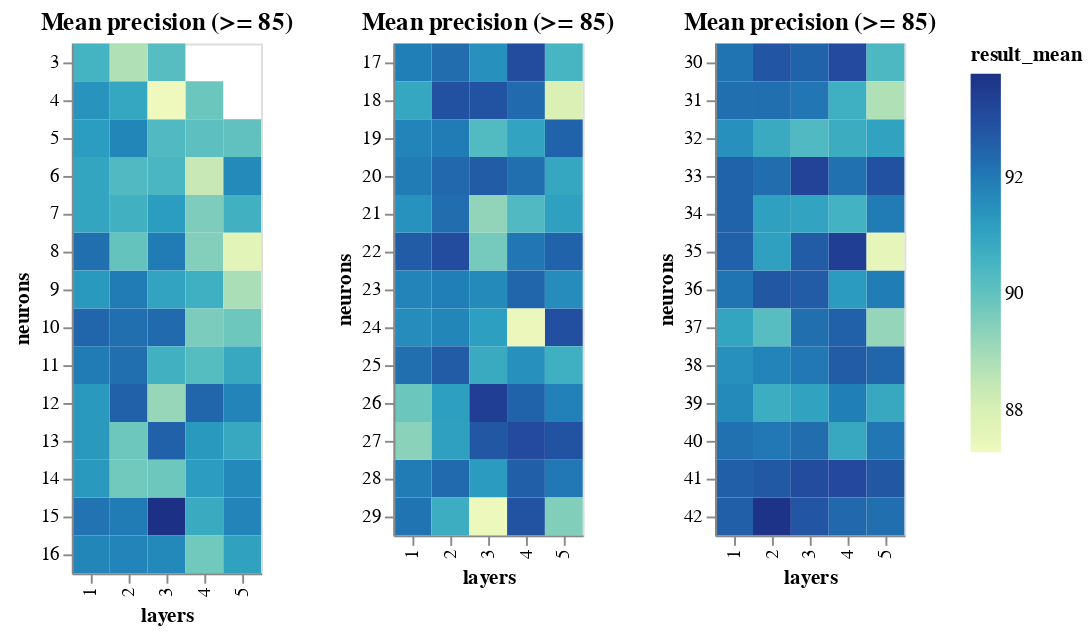

Source (notebook cell):
### Code cell
range_neurons_result_df = neurons_result_df[
    neurons_result_df.result_mean >= DETAILED_VIEW_TRESHOLD
]

binified_neurons_heatmap(
    f"Mean precision (>= {DETAILED_VIEW_TRESHOLD})", range_neurons_result_df
)

### Figure 1 — Vega-Lite specification as saved in the notebook (floating-point values rounded to 4 significant figures)
{"config": {"view": {"continuousWidth": 400, "continuousHeight": 300}}, "hconcat": [{"data": {"name": "data-587c836bb2d334ae52bee512703676b2"}, "mark": "rect", "encoding": {"color": {"type": "quantitative", "field": "result_mean"}, "tooltip": [{"type": "quantitative", "field": "result_mean"}, {"type": "quantitative", "field": "result_std"}, {"type": "quantitative", "field": "neurons"}, {"type": "quantitative", "field": "layers"}], "x": {"type": "ordinal", "field": "layers"}, "y": {"type": "ordinal", "field": "neurons"}}, "selection": {"selector004": {"type": "interval", "bind": "scales", "encodings": ["x", "y"]}}, "title": "Mean precision (>= 85)"}, {"data": {"name": "data-3a808ffb327b01ecc71ba497906374bc"}, "mark": "rect", "encoding": {"color": {"type": "quantitative", "field": "result_mean"}, "tooltip": [{"type": "quantitative", "field": "result_mean"}, {"type": "quantitative", "field": "result_std"}, {"type": "quantitative", "field": "neurons"}, {"type": "quantitative", "field": "layers"}], "x": {"type": "ordinal", "field": "layers"}, "y": {"type": "ordinal", "field": "neurons"}}, "selection": {"selector005": {"type": "interval", "bind": "scales", "encodings": ["x", "y"]}}, "title": "Mean precision (>= 85)"}, {"data": {"name": "data-8b6b384b3cbf9de6ebc6166669bf2091"}, "mark": "rect", "encoding": {"color": {"type": "quantitative", "field": "result_mean"}, "tooltip": [{"type": "quantitative", "field": "result_mean"}, {"type": "quantitative", "field": "result_std"}, {"type": "quantitative", "field": "neurons"}, {"type": "quantitative", "field": "layers"}], "x": {"type": "ordinal", "field": "layers"}, "y": {"type": "ordinal", "field": "neurons"}}, "selection": {"selector006": {"type": "interval", "bind": "scales", "encodings": ["x", "y"]}}, "title": "Mean precision (>= 85)"}], "$schema": "https://vega.github.io/schema/vega-lite/v4.8.1.json", "datasets": {"data-587c836bb2d334ae52bee512703676b2": [{"neurons": 15, "layers": 3, "epochs": 110, "learning_rate": 0.1039, "momentum": 0.2117, "result_mean": 93.78, "result_std": 1.204}, {"neurons": 12, "layers": 2, "epochs": 110, "learning_rate": 0.1039, "momentum": 0.2117, "result_mean": 92.52, "result_std": 1.73}, {"neurons": 13, "layers": 3, "epochs": 110, "learning_rate": 0.1039, "momentum": 0.2117, "result_mean": 92.52, "result_std": 1.456}, {"neurons": 10, "layers": 1, "epochs": 110, "learning_rate": 0.1039, "momentum": 0.2117, "result_mean": 92.42, "result_std": 1.514}, {"neurons": 12, "layers": 4, "epochs": 110, "learning_rate": 0.1039, "momentum": 0.2117, "result_mean": 92.42, "result_std": 1.523}, {"neurons": 10, "layers": 3, "epochs": 110, "learning_rate": 0.1039, "momentum": 0.2117, "result_mean": 92.33, "result_std": 1.434}, {"neurons": 8, "layers": 1, "epochs": 110, "learning_rate": 0.1039, "momentum": 0.2117, "result_mean": 92.23, "result_std": 1.263}, {"neurons": 11, "layers": 2, "epochs": 110, "learning_rate": 0.1039, "momentum": 0.2117, "result_mean": 92.23, "result_std": 1.31}, {"neurons": 10, "layers": 2, "epochs": 110, "learning_rate": 0.1039, "momentum": 0.2117, "result_mean": 92.23, "result_std": 1.917}, {"neurons": 15, "layers": 1, "epochs": 110, "learning_rate": 0.1039, "momentum": 0.2117, "result_mean": 92.13, "result_std": 1.544}, {"neurons": 15, "layers": 2, "epochs": 110, "learning_rate": 0.1039, "momentum": 0.2117, "result_mean": 91.99, "result_std": 1.657}, {"neurons": 8, "layers": 3, "epochs": 110, "learning_rate": 0.1039, "momentum": 0.2117, "result_mean": 91.99, "result_std": 1.701}, {"neurons": 11, "layers": 1, "epochs": 110, "learning_rate": 0.1039, "momentum": 0.2117, "result_mean": 91.99, "result_std": 1.638}, {"neurons": 9, "layers": 2, "epochs": 110, "learning_rate": 0.1039, "momentum": 0.2117, "result_mean": 91.99, "result_std": 1.065}, {"neurons": 15, "layers": 5, "epochs": 110, "learning_rate": 0.1039, "momentum": 0.2117, "result_mean": 91.79, "result_std": 2.343}, {"neurons": 16, "layers": 2, "epochs": 110, "learning_rate": 0.1039, "momentum": 0.2117, "result_mean": 91.79, "result_std": 1.219}, {"neurons": 12, "layers": 5, "epochs": 110, "learning_rate": 0.1039, "momentum": 0.2117, "result_mean": 91.79, "result_std": 1.683}, {"neurons": 16, "layers": 1, "epochs": 110, "learning_rate": 0.1039, "momentum": 0.2117, "result_mean": 91.74, "result_std": 1.391}, {"neurons": 5, "layers": 2, "epochs": 110, "learning_rate": 0.1039, "momentum": 0.2117, "result_mean": 91.74, "result_std": 1.331}, {"neurons": 16, "layers": 3, "epochs": 110, "learning_rate": 0.1039, "momentum": 0.2117, "result_mean": 91.7, "result_std": 2.083}, {"neurons": 14, "layers": 5, "epochs": 110, "learning_rate": 0.1039, "momentum": 0.2117, "result_mean": 91.7, "result_std": 1.391}, {"neurons": 6, "layers": 5, "epochs": 110, "learning_rate": 0.1039, "momentum": 0.2117, "result_mean": 91.65, "result_std": 2.056}, {"neurons": 4, "layers": 1, "epochs": 110, "learning_rate": 0.1039, "momentum": 0.2117, "result_mean": 91.4, "result_std": 1.765}, {"neurons": 13, "layers": 1, "epochs": 110, "learning_rate": 0.1039, "momentum": 0.2117, "result_mean": 91.31, "result_std": 1.416}, {"neurons": 12, "layers": 1, "epochs": 110, "learning_rate": 0.1039, "momentum": 0.2117, "result_mean": 91.31, "result_std": 2.161}, {"neurons": 13, "layers": 4, "epochs": 110, "learning_rate": 0.1039, "momentum": 0.2117, "result_mean": 91.31, "result_std": 2.21}, {"neurons": 9, "layers": 1, "epochs": 110, "learning_rate": 0.1039, "momentum": 0.2117, "result_mean": 91.31, "result_std": 1.665}, {"neurons": 14, "layers": 1, "epochs": 110, "learning_rate": 0.1039, "momentum": 0.2117, "result_mean": 91.31, "result_std": 1.388}, {"neurons": 7, "layers": 3, "epochs": 110, "learning_rate": 0.1039, "momentum": 0.2117, "result_mean": 91.21, "result_std": 2.489}, {"neurons": 5, "layers": 1, "epochs": 110, "learning_rate": 0.1039, "momentum": 0.2117, "result_mean": 91.21, "result_std": 2.007}, {"neurons": 14, "layers": 4, "epochs": 110, "learning_rate": 0.1039, "momentum": 0.2117, "result_mean": 91.21, "result_std": 2.033}, {"neurons": 16, "layers": 5, "epochs": 110, "learning_rate": 0.1039, "momentum": 0.2117, "result_mean": 91.07, "result_std": 2.539}, {"neurons": 9, "layers": 3, "epochs": 110, "learning_rate": 0.1039, "momentum": 0.2117, "result_mean": 91.02, "result_std": 1.97}, {"neurons": 7, "layers": 1, "epochs": 110, "learning_rate": 0.1039, "momentum": 0.2117, "result_mean": 90.97, "result_std": 1.504}, {"neurons": 6, "layers": 1, "epochs": 110, "learning_rate": 0.1039, "momentum": 0.2117, "result_mean": 90.97, "result_std": 1.294}, {"neurons": 4, "layers": 2, "epochs": 110, "learning_rate": 0.1039, "momentum": 0.2117, "result_mean": 90.92, "result_std": 2.314}, {"neurons": 11, "layers": 5, "epochs": 110, "learning_rate": 0.1039, "momentum": 0.2117, "result_mean": 90.87, "result_std": 2.224}, {"neurons": 13, "layers": 5, "epochs": 110, "learning_rate": 0.1039, "momentum": 0.2117, "result_mean": 90.87, "result_std": 1.489}, {"neurons": 15, "layers": 4, "epochs": 110, "learning_rate": 0.1039, "momentum": 0.2117, "result_mean": 90.82, "result_std": 2.278}, {"neurons": 9, "layers": 4, "epochs": 110, "learning_rate": 0.1039, "momentum": 0.2117, "result_mean": 90.68, "result_std": 3.202}, {"neurons": 11, "layers": 3, "epochs": 110, "learning_rate": 0.1039, "momentum": 0.2117, "result_mean": 90.63, "result_std": 1.702}, {"neurons": 7, "layers": 2, "epochs": 110, "learning_rate": 0.1039, "momentum": 0.2117, "result_mean": 90.63, "result_std": 1.565}, {"neurons": 7, "layers": 5, "epochs": 110, "learning_rate": 0.1039, "momentum": 0.2117, "result_mean": 90.63, "result_std": 1.483}, {"neurons": 3, "layers": 1, "epochs": 110, "learning_rate": 0.1039, "momentum": 0.2117, "result_mean": 90.53, "result_std": 1.334}, {"neurons": 6, "layers": 3, "epochs": 110, "learning_rate": 0.1039, "momentum": 0.2117, "result_mean": 90.43, "result_std": 1.935}, {"neurons": 6, "layers": 2, "epochs": 110, "learning_rate": 0.1039, "momentum": 0.2117, "result_mean": 90.33, "result_std": 1.852}, {"neurons": 5, "layers": 3, "epochs": 110, "learning_rate": 0.1039, "momentum": 0.2117, "result_mean": 90.33, "result_std": 1.492}, {"neurons": 11, "layers": 4, "epochs": 110, "learning_rate": 0.1039, "momentum": 0.2117, "result_mean": 90.24, "result_std": 1.513}, {"neurons": 3, "layers": 3, "epochs": 110, "learning_rate": 0.1039, "momentum": 0.2117, "result_mean": 90.19, "result_std": 2.416}, {"neurons": 5, "layers": 4, "epochs": 110, "learning_rate": 0.1039, "momentum": 0.2117, "result_mean": 90.09, "result_std": 1.371}, {"neurons": 5, "layers": 5, "epochs": 110, "learning_rate": 0.1039, "momentum": 0.2117, "result_mean": 90.04, "result_std": 2.151}, {"neurons": 8, "layers": 2, "epochs": 110, "learning_rate": 0.1039, "momentum": 0.2117, "result_mean": 89.95, "result_std": 1.319}, {"neurons": 4, "layers": 4, "epochs": 110, "learning_rate": 0.1039, "momentum": 0.2117, "result_mean": 89.85, "result_std": 3.883}, {"neurons": 13, "layers": 2, "epochs": 110, "learning_rate": 0.1039, "momentum": 0.2117, "result_mean": 89.8, "result_std": 0.9262}, {"neurons": 10, "layers": 5, "epochs": 110, "learning_rate": 0.1039, "momentum": 0.2117, "result_mean": 89.8, "result_std": 3.107}, {"neurons": 14, "layers": 3, "epochs": 110, "learning_rate": 0.1039, "momentum": 0.2117, "result_mean": 89.8, "result_std": 2.736}, {"neurons": 14, "layers": 2, "epochs": 110, "learning_rate": 0.1039, "momentum": 0.2117, "result_mean": 89.75, "result_std": 7.005}, {"neurons": 16, "layers": 4, "epochs": 110, "learning_rate": 0.1039, "momentum": 0.2117, "result_mean": 89.75, "result_std": 2.207}, {"neurons": 10, "layers": 4, "epochs": 110, "learning_rate": 0.1039, "momentum": 0.2117, "result_mean": 89.6, "result_std": 5.339}, {"neurons": 7, "layers": 4, "epochs": 110, "learning_rate": 0.1039, "momentum": 0.2117, "result_mean": 89.56, "result_std": 2.383}, {"neurons": 8, "layers": 4, "epochs": 110, "learning_rate": 0.1039, "momentum": 0.2117, "result_mean": 89.46, "result_std": 2.388}, {"neurons": 12, "layers": 3, "epochs": 110, "learning_rate": 0.1039, "momentum": 0.2117, "result_mean": 89.17, "result_std": 1.236}, {"neurons": 9, "layers": 5, "epochs": 110, "learning_rate": 0.1039, "momentum": 0.2117, "result_mean": 88.88, "result_std": 5.64}, {"neurons": 3, "layers": 2, "epochs": 110, "learning_rate": 0.1039, "momentum": 0.2117, "result_mean": 88.78, "result_std": 1.18}, {"neurons": 6, "layers": 4, "epochs": 110, "learning_rate": 0.1039, "momentum": 0.2117, "result_mean": 88.34, "result_std": 3.232}, {"neurons": 8, "layers": 5, "epochs": 110, "learning_rate": 0.1039, "momentum": 0.2117, "result_mean": 87.71, "result_std": 3.241}, {"neurons": 4, "layers": 3, "epochs": 110, "learning_rate": 0.1039, "momentum": 0.2117, "result_mean": 87.27, "result_std": 2.727}], "data-3a808ffb327b01ecc71ba497906374bc": [{"neurons": 26, "layers": 3, "epochs": 110, "learning_rate": 0.1039, "momentum": 0.2117, "result_mean": 93.39, "result_std": 1.615}, {"neurons": 27, "layers": 4, "epochs": 110, "learning_rate": 0.1039, "momentum": 0.2117, "result_mean": 93.06, "result_std": 1.968}, {"neurons": 22, "layers": 2, "epochs": 110, "learning_rate": 0.1039, "momentum": 0.2117, "result_mean": 93.01, "result_std": 1.669}, {"neurons": 17, "layers": 4, "epochs": 110, "learning_rate": 0.1039, "momentum": 0.2117, "result_mean": 93.01, "result_std": 2.336}, {"neurons": 24, "layers": 5, "epochs": 110, "learning_rate": 0.1039, "momentum": 0.2117, "result_mean": 92.96, "result_std": 1.413}, {"neurons": 18, "layers": 2, "epochs": 110, "learning_rate": 0.1039, "momentum": 0.2117, "result_mean": 92.91, "result_std": 1.837}, {"neurons": 18, "layers": 3, "epochs": 110, "learning_rate": 0.1039, "momentum": 0.2117, "result_mean": 92.86, "result_std": 2.205}, {"neurons": 27, "layers": 5, "epochs": 110, "learning_rate": 0.1039, "momentum": 0.2117, "result_mean": 92.86, "result_std": 1.733}, {"neurons": 29, "layers": 4, "epochs": 110, "learning_rate": 0.1039, "momentum": 0.2117, "result_mean": 92.86, "result_std": 1.743}, {"neurons": 27, "layers": 3, "epochs": 110, "learning_rate": 0.1039, "momentum": 0.2117, "result_mean": 92.76, "result_std": 2.682}, {"neurons": 25, "layers": 2, "epochs": 110, "learning_rate": 0.1039, "momentum": 0.2117, "result_mean": 92.67, "result_std": 2.374}, {"neurons": 22, "layers": 1, "epochs": 110, "learning_rate": 0.1039, "momentum": 0.2117, "result_mean": 92.67, "result_std": 1.23}, {"neurons": 20, "layers": 3, "epochs": 110, "learning_rate": 0.1039, "momentum": 0.2117, "result_mean": 92.67, "result_std": 1.627}, {"neurons": 28, "layers": 4, "epochs": 110, "learning_rate": 0.1039, "momentum": 0.2117, "result_mean": 92.57, "result_std": 1.33}, {"neurons": 22, "layers": 5, "epochs": 110, "learning_rate": 0.1039, "momentum": 0.2117, "result_mean": 92.47, "result_std": 1.413}, {"neurons": 26, "layers": 4, "epochs": 110, "learning_rate": 0.1039, "momentum": 0.2117, "result_mean": 92.47, "result_std": 1.789}, {"neurons": 19, "layers": 5, "epochs": 110, "learning_rate": 0.1039, "momentum": 0.2117, "result_mean": 92.47, "result_std": 1.489}, {"neurons": 23, "layers": 4, "epochs": 110, "learning_rate": 0.1039, "momentum": 0.2117, "result_mean": 92.42, "result_std": 1.647}, {"neurons": 20, "layers": 2, "epochs": 110, "learning_rate": 0.1039, "momentum": 0.2117, "result_mean": 92.38, "result_std": 2.15}, {"neurons": 28, "layers": 2, "epochs": 110, "learning_rate": 0.1039, "momentum": 0.2117, "result_mean": 92.33, "result_std": 1.537}, {"neurons": 18, "layers": 4, "epochs": 110, "learning_rate": 0.1039, "momentum": 0.2117, "result_mean": 92.33, "result_std": 1.597}, {"neurons": 17, "layers": 2, "epochs": 110, "learning_rate": 0.1039, "momentum": 0.2117, "result_mean": 92.28, "result_std": 2.064}, {"neurons": 21, "layers": 2, "epochs": 110, "learning_rate": 0.1039, "momentum": 0.2117, "result_mean": 92.28, "result_std": 1.859}, {"neurons": 20, "layers": 4, "epochs": 110, "learning_rate": 0.1039, "momentum": 0.2117, "result_mean": 92.23, "result_std": 2.152}, {"neurons": 25, "layers": 1, "epochs": 110, "learning_rate": 0.1039, "momentum": 0.2117, "result_mean": 92.23, "result_std": 1.666}, {"neurons": 29, "layers": 1, "epochs": 110, "learning_rate": 0.1039, "momentum": 0.2117, "result_mean": 92.13, "result_std": 1.88}, {"neurons": 22, "layers": 4, "epochs": 110, "learning_rate": 0.1039, "momentum": 0.2117, "result_mean": 92.08, "result_std": 1.148}, {"neurons": 28, "layers": 5, "epochs": 110, "learning_rate": 0.1039, "momentum": 0.2117, "result_mean": 92.03, "result_std": 1.508}, {"neurons": 19, "layers": 2, "epochs": 110, "learning_rate": 0.1039, "momentum": 0.2117, "result_mean": 91.99, "result_std": 1.675}, {"neurons": 28, "layers": 1, "epochs": 110, "learning_rate": 0.1039, "momentum": 0.2117, "result_mean": 91.99, "result_std": 1.514}, {"neurons": 20, "layers": 1, "epochs": 110, "learning_rate": 0.1039, "momentum": 0.2117, "result_mean": 91.99, "result_std": 1.6}, {"neurons": 17, "layers": 1, "epochs": 110, "learning_rate": 0.1039, "momentum": 0.2117, "result_mean": 91.89, "result_std": 1.412}, {"neurons": 23, "layers": 2, "epochs": 110, "learning_rate": 0.1039, "momentum": 0.2117, "result_mean": 91.89, "result_std": 2.518}, {"neurons": 26, "layers": 5, "epochs": 110, "learning_rate": 0.1039, "momentum": 0.2117, "result_mean": 91.84, "result_std": 2.06}, {"neurons": 23, "layers": 1, "epochs": 110, "learning_rate": 0.1039, "momentum": 0.2117, "result_mean": 91.79, "result_std": 1.364}, {"neurons": 19, "layers": 1, "epochs": 110, "learning_rate": 0.1039, "momentum": 0.2117, "result_mean": 91.79, "result_std": 1.56}, {"neurons": 24, "layers": 2, "epochs": 110, "learning_rate": 0.1039, "momentum": 0.2117, "result_mean": 91.74, "result_std": 1.512}, {"neurons": 23, "layers": 3, "epochs": 110, "learning_rate": 0.1039, "momentum": 0.2117, "result_mean": 91.65, "result_std": 2.197}, {"neurons": 23, "layers": 5, "epochs": 110, "learning_rate": 0.1039, "momentum": 0.2117, "result_mean": 91.6, "result_std": 1.536}, {"neurons": 24, "layers": 1, "epochs": 110, "learning_rate": 0.1039, "momentum": 0.2117, "result_mean": 91.6, "result_std": 1.785}, {"neurons": 25, "layers": 4, "epochs": 110, "learning_rate": 0.1039, "momentum": 0.2117, "result_mean": 91.5, "result_std": 1.515}, {"neurons": 17, "layers": 3, "epochs": 110, "learning_rate": 0.1039, "momentum": 0.2117, "result_mean": 91.5, "result_std": 2.39}, {"neurons": 21, "layers": 1, "epochs": 110, "learning_rate": 0.1039, "momentum": 0.2117, "result_mean": 91.45, "result_std": 0.9167}, {"neurons": 28, "layers": 3, "epochs": 110, "learning_rate": 0.1039, "momentum": 0.2117, "result_mean": 91.26, "result_std": 2.36}, {"neurons": 24, "layers": 3, "epochs": 110, "learning_rate": 0.1039, "momentum": 0.2117, "result_mean": 91.16, "result_std": 0.7102}, {"neurons": 26, "layers": 2, "epochs": 110, "learning_rate": 0.1039, "momentum": 0.2117, "result_mean": 91.16, "result_std": 2.331}, {"neurons": 27, "layers": 2, "epochs": 110, "learning_rate": 0.1039, "momentum": 0.2117, "result_mean": 91.11, "result_std": 2.008}, {"neurons": 21, "layers": 5, "epochs": 110, "learning_rate": 0.1039, "momentum": 0.2117, "result_mean": 91.11, "result_std": 1.428}, {"neurons": 19, "layers": 4, "epochs": 110, "learning_rate": 0.1039, "momentum": 0.2117, "result_mean": 91.01, "result_std": 1.678}, {"neurons": 20, "layers": 5, "epochs": 110, "learning_rate": 0.1039, "momentum": 0.2117, "result_mean": 90.92, "result_std": 4.59}, {"neurons": 18, "layers": 1, "epochs": 110, "learning_rate": 0.1039, "momentum": 0.2117, "result_mean": 90.92, "result_std": 1.844}, {"neurons": 25, "layers": 3, "epochs": 110, "learning_rate": 0.1039, "momentum": 0.2117, "result_mean": 90.82, "result_std": 2.871}, {"neurons": 29, "layers": 2, "epochs": 110, "learning_rate": 0.1039, "momentum": 0.2117, "result_mean": 90.72, "result_std": 2.323}, {"neurons": 25, "layers": 5, "epochs": 110, "learning_rate": 0.1039, "momentum": 0.2117, "result_mean": 90.67, "result_std": 1.47}, {"neurons": 17, "layers": 5, "epochs": 110, "learning_rate": 0.1039, "momentum": 0.2117, "result_mean": 90.48, "result_std": 3.69}, {"neurons": 21, "layers": 4, "epochs": 110, "learning_rate": 0.1039, "momentum": 0.2117, "result_mean": 90.34, "result_std": 2.508}, {"neurons": 19, "layers": 3, "epochs": 110, "learning_rate": 0.1039, "momentum": 0.2117, "result_mean": 90.29, "result_std": 3.707}, {"neurons": 26, "layers": 1, "epochs": 110, "learning_rate": 0.1039, "momentum": 0.2117, "result_mean": 89.85, "result_std": 0.9857}, {"neurons": 22, "layers": 3, "epochs": 110, "learning_rate": 0.1039, "momentum": 0.2117, "result_mean": 89.7, "result_std": 3.029}, {"neurons": 29, "layers": 5, "epochs": 110, "learning_rate": 0.1039, "momentum": 0.2117, "result_mean": 89.51, "result_std": 3.546}, {"neurons": 27, "layers": 1, "epochs": 110, "learning_rate": 0.1039, "momentum": 0.2117, "result_mean": 89.36, "result_std": 1.236}, {"neurons": 21, "layers": 3, "epochs": 110, "learning_rate": 0.1039, "momentum": 0.2117, "result_mean": 89.27, "result_std": 4.732}, {"neurons": 18, "layers": 5, "epochs": 110, "learning_rate": 0.1039, "momentum": 0.2117, "result_mean": 87.96, "result_std": 6.558}, {"neurons": 24, "layers": 4, "epochs": 110, "learning_rate": 0.1039, "momentum": 0.2117, "result_mean": 87.41, "result_std": 8.5}, {"neurons": 29, "layers": 3, "epochs": 110, "learning_rate": 0.1039, "momentum": 0.2117, "result_mean": 87.33, "result_std": 8.561}], "data-8b6b384b3cbf9de6ebc6166669bf2091": [{"neurons": 42, "layers": 2, "epochs": 110, "learning_rate": 0.1039, "momentum": 0.2117, "result_mean": 93.73, "result_std": 1.251}, {"neurons": 35, "layers": 4, "epochs": 110, "learning_rate": 0.1039, "momentum": 0.2117, "result_mean": 93.39, "result_std": 1.814}, {"neurons": 33, "layers": 3, "epochs": 110, "learning_rate": 0.1039, "momentum": 0.2117, "result_mean": 93.25, "result_std": 1.45}, {"neurons": 41, "layers": 4, "epochs": 110, "learning_rate": 0.1039, "momentum": 0.2117, "result_mean": 93.1, "result_std": 1.846}, {"neurons": 30, "layers": 4, "epochs": 110, "learning_rate": 0.1039, "momentum": 0.2117, "result_mean": 93.06, "result_std": 1.569}, {"neurons": 41, "layers": 3, "epochs": 110, "learning_rate": 0.1039, "momentum": 0.2117, "result_mean": 93.01, "result_std": 1.016}, {"neurons": 33, "layers": 5, "epochs": 110, "learning_rate": 0.1039, "momentum": 0.2117, "result_mean": 92.91, "result_std": 1.561}, {"neurons": 30, "layers": 2, "epochs": 110, "learning_rate": 0.1039, "momentum": 0.2117, "result_mean": 92.81, "result_std": 1.324}, {"neurons": 42, "layers": 3, "epochs": 110, "learning_rate": 0.1039, "momentum": 0.2117, "result_mean": 92.81, "result_std": 1.428}, {"neurons": 36, "layers": 2, "epochs": 110, "learning_rate": 0.1039, "momentum": 0.2117, "result_mean": 92.76, "result_std": 2.592}, {"neurons": 41, "layers": 5, "epochs": 110, "learning_rate": 0.1039, "momentum": 0.2117, "result_mean": 92.76, "result_std": 1.203}, {"neurons": 41, "layers": 2, "epochs": 110, "learning_rate": 0.1039, "momentum": 0.2117, "result_mean": 92.72, "result_std": 1.579}, {"neurons": 38, "layers": 4, "epochs": 110, "learning_rate": 0.1039, "momentum": 0.2117, "result_mean": 92.67, "result_std": 1.893}, {"neurons": 35, "layers": 3, "epochs": 110, "learning_rate": 0.1039, "momentum": 0.2117, "result_mean": 92.67, "result_std": 1.725}, {"neurons": 36, "layers": 3, "epochs": 110, "learning_rate": 0.1039, "momentum": 0.2117, "result_mean": 92.67, "result_std": 1.182}, {"neurons": 41, "layers": 1, "epochs": 110, "learning_rate": 0.1039, "momentum": 0.2117, "result_mean": 92.57, "result_std": 1.516}, {"neurons": 42, "layers": 1, "epochs": 110, "learning_rate": 0.1039, "momentum": 0.2117, "result_mean": 92.57, "result_std": 1.414}, {"neurons": 35, "layers": 1, "epochs": 110, "learning_rate": 0.1039, "momentum": 0.2117, "result_mean": 92.52, "result_std": 1.772}, {"neurons": 37, "layers": 4, "epochs": 110, "learning_rate": 0.1039, "momentum": 0.2117, "result_mean": 92.52, "result_std": 1.363}, {"neurons": 30, "layers": 3, "epochs": 110, "learning_rate": 0.1039, "momentum": 0.2117, "result_mean": 92.47, "result_std": 1.897}, {"neurons": 34, "layers": 1, "epochs": 110, "learning_rate": 0.1039, "momentum": 0.2117, "result_mean": 92.47, "result_std": 1.795}, {"neurons": 33, "layers": 1, "epochs": 110, "learning_rate": 0.1039, "momentum": 0.2117, "result_mean": 92.47, "result_std": 1.798}, {"neurons": 38, "layers": 5, "epochs": 110, "learning_rate": 0.1039, "momentum": 0.2117, "result_mean": 92.42, "result_std": 1.826}, {"neurons": 42, "layers": 4, "epochs": 110, "learning_rate": 0.1039, "momentum": 0.2117, "result_mean": 92.37, "result_std": 0.9283}, {"neurons": 33, "layers": 2, "epochs": 110, "learning_rate": 0.1039, "momentum": 0.2117, "result_mean": 92.28, "result_std": 1.26}, {"neurons": 40, "layers": 3, "epochs": 110, "learning_rate": 0.1039, "momentum": 0.2117, "result_mean": 92.28, "result_std": 1.533}, {"neurons": 42, "layers": 5, "epochs": 110, "learning_rate": 0.1039, "momentum": 0.2117, "result_mean": 92.23, "result_std": 1.643}, {"neurons": 31, "layers": 2, "epochs": 110, "learning_rate": 0.1039, "momentum": 0.2117, "result_mean": 92.23, "result_std": 1.361}, {"neurons": 37, "layers": 3, "epochs": 110, "learning_rate": 0.1039, "momentum": 0.2117, "result_mean": 92.23, "result_std": 2.635}, {"neurons": 31, "layers": 1, "epochs": 110, "learning_rate": 0.1039, "momentum": 0.2117, "result_mean": 92.23, "result_std": 1.647}, {"neurons": 40, "layers": 1, "epochs": 110, "learning_rate": 0.1039, "momentum": 0.2117, "result_mean": 92.18, "result_std": 1.087}, {"neurons": 33, "layers": 4, "epochs": 110, "learning_rate": 0.1039, "momentum": 0.2117, "result_mean": 92.18, "result_std": 1.721}, {"neurons": 30, "layers": 1, "epochs": 110, "learning_rate": 0.1039, "momentum": 0.2117, "result_mean": 92.13, "result_std": 1.775}, {"neurons": 36, "layers": 1, "epochs": 110, "learning_rate": 0.1039, "momentum": 0.2117, "result_mean": 92.13, "result_std": 1.835}, {"neurons": 31, "layers": 3, "epochs": 110, "learning_rate": 0.1039, "momentum": 0.2117, "result_mean": 92.08, "result_std": 1.961}, {"neurons": 40, "layers": 5, "epochs": 110, "learning_rate": 0.1039, "momentum": 0.2117, "result_mean": 92.08, "result_std": 1.657}, {"neurons": 40, "layers": 2, "epochs": 110, "learning_rate": 0.1039, "momentum": 0.2117, "result_mean": 92.04, "result_std": 0.9611}, {"neurons": 38, "layers": 3, "epochs": 110, "learning_rate": 0.1039, "momentum": 0.2117, "result_mean": 92.03, "result_std": 2.2}, {"neurons": 34, "layers": 5, "epochs": 110, "learning_rate": 0.1039, "momentum": 0.2117, "result_mean": 91.99, "result_std": 1.216}, {"neurons": 36, "layers": 5, "epochs": 110, "learning_rate": 0.1039, "momentum": 0.2117, "result_mean": 91.94, "result_std": 2.056}, {"neurons": 39, "layers": 4, "epochs": 110, "learning_rate": 0.1039, "momentum": 0.2117, "result_mean": 91.89, "result_std": 2.259}, {"neurons": 38, "layers": 2, "epochs": 110, "learning_rate": 0.1039, "momentum": 0.2117, "result_mean": 91.79, "result_std": 1.247}, {"neurons": 39, "layers": 1, "epochs": 110, "learning_rate": 0.1039, "momentum": 0.2117, "result_mean": 91.65, "result_std": 1.86}, {"neurons": 32, "layers": 1, "epochs": 110, "learning_rate": 0.1039, "momentum": 0.2117, "result_mean": 91.5, "result_std": 1.796}, {"neurons": 38, "layers": 1, "epochs": 110, "learning_rate": 0.1039, "momentum": 0.2117, "result_mean": 91.5, "result_std": 1.372}, {"neurons": 36, "layers": 4, "epochs": 110, "learning_rate": 0.1039, "momentum": 0.2117, "result_mean": 91.26, "result_std": 4.153}, {"neurons": 34, "layers": 2, "epochs": 110, "learning_rate": 0.1039, "momentum": 0.2117, "result_mean": 91.11, "result_std": 1.794}, {"neurons": 35, "layers": 2, "epochs": 110, "learning_rate": 0.1039, "momentum": 0.2117, "result_mean": 91.11, "result_std": 1.074}, {"neurons": 32, "layers": 5, "epochs": 110, "learning_rate": 0.1039, "momentum": 0.2117, "result_mean": 91.06, "result_std": 1.859}, {"neurons": 39, "layers": 3, "epochs": 110, "learning_rate": 0.1039, "momentum": 0.2117, "result_mean": 91.06, "result_std": 2.278}, {"neurons": 34, "layers": 3, "epochs": 110, "learning_rate": 0.1039, "momentum": 0.2117, "result_mean": 91.02, "result_std": 1.488}, {"neurons": 37, "layers": 1, "epochs": 110, "learning_rate": 0.1039, "momentum": 0.2117, "result_mean": 90.97, "result_std": 1.358}, {"neurons": 39, "layers": 5, "epochs": 110, "learning_rate": 0.1039, "momentum": 0.2117, "result_mean": 90.87, "result_std": 3.015}, {"neurons": 40, "layers": 4, "epochs": 110, "learning_rate": 0.1039, "momentum": 0.2117, "result_mean": 90.87, "result_std": 1.984}, {"neurons": 32, "layers": 2, "epochs": 110, "learning_rate": 0.1039, "momentum": 0.2117, "result_mean": 90.82, "result_std": 4.89}, {"neurons": 32, "layers": 4, "epochs": 110, "learning_rate": 0.1039, "momentum": 0.2117, "result_mean": 90.77, "result_std": 2.975}, {"neurons": 39, "layers": 2, "epochs": 110, "learning_rate": 0.1039, "momentum": 0.2117, "result_mean": 90.72, "result_std": 1.167}, {"neurons": 31, "layers": 4, "epochs": 110, "learning_rate": 0.1039, "momentum": 0.2117, "result_mean": 90.68, "result_std": 1.48}, {"neurons": 34, "layers": 4, "epochs": 110, "learning_rate": 0.1039, "momentum": 0.2117, "result_mean": 90.57, "result_std": 4.465}, {"neurons": 30, "layers": 5, "epochs": 110, "learning_rate": 0.1039, "momentum": 0.2117, "result_mean": 90.38, "result_std": 2.131}, {"neurons": 32, "layers": 3, "epochs": 110, "learning_rate": 0.1039, "momentum": 0.2117, "result_mean": 90.34, "result_std": 1.769}, {"neurons": 37, "layers": 2, "epochs": 110, "learning_rate": 0.1039, "momentum": 0.2117, "result_mean": 90.19, "result_std": 2.797}, {"neurons": 37, "layers": 5, "epochs": 110, "learning_rate": 0.1039, "momentum": 0.2117, "result_mean": 89.22, "result_std": 1.955}, {"neurons": 31, "layers": 5, "epochs": 110, "learning_rate": 0.1039, "momentum": 0.2117, "result_mean": 88.78, "result_std": 3.403}, {"neurons": 35, "layers": 5, "epochs": 110, "learning_rate": 0.1039, "momentum": 0.2117, "result_mean": 87.56, "result_std": 4.853}]}}
